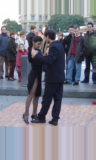
#> input picture 实验3-图像处理/pedestrian/INRIADATA/normalized_images/train/pos/crop001005c.png, 96 x 160 px, found by its file name; its folder holds 4 pictures in this run
$ python main3.2.py
#> lines starting #> are read from the running program, lines starting #| are printed output that depends on the picture; pictures that were not available may be replaced by others from this repository, and a replacement may not be noted
import cv2
import os
import numpy as np
import os.path as osp
from skimage import io
import random
from sklearn import metrics
from sklearn.svm import SVC
import matplotlib.pyplot as plt
import joblib

#对数据进行处理，提取正负样本的Hog特征
#计算传入图像的HOG特征


def hog_descriptor(image):
    if (image.max()-image.min()) != 0:
        image = (image - image.min()) / (image.max() - image.min())
        image *= 255
        image = image.astype(np.uint8)
    hog = cv2.HOGDescriptor((64, 128), (16, 16), (8, 8), (8, 8), 9)
    hog_feature = hog.compute(image)

    return hog_feature


#导入图像
poslist = os.listdir('D:/chenxi/files2/pedestrian/INRIADATA/normalized_images/train/pos')
neglist = os.listdir('D:/chenxi/files2/pedestrian/INRIADATA/normalized_images/train/neg')
testlist = os.listdir('D:/chenxi/files2/pedestrian/INRIADATA/normalized_images/test/pos')
testnlist = os.listdir('D:/chenxi/files2/pedestrian/INRIADATA/original_images/test/neg')
#获得正样本和负样本的HOG特征，并标记

hog_list = []
label_list = []
print("正样本图像有"+str(len(poslist)))
print("负样本原始图像有"+str(len(neglist))+"，每个原始图像提供十个负样本")
for i in range(len(poslist)):
    posimg = io.imread(osp.join('D:/chenxi/files2/pedestrian/INRIADATA/normalized_images/train/pos',poslist[i]))
#> posimg is the input picture: shape (160, 96, 4); mean R, G, B, A 127.9, 127.8, 138.2, 255
    posimg = cv2.cvtColor(posimg,cv2.COLOR_RGBA2BGR)
#> posimg: shape (160, 96, 3)
    #所用图像已经经过标准化
    posimg = cv2.resize(posimg, (64, 128), interpolation=cv2.INTER_NEAREST)
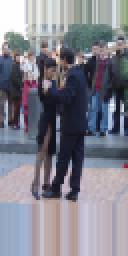
#> posimg: shape (128, 64, 3) (shown 2 times larger); mean B, G, R 138.4, 128, 128
    pos_hog = hog_descriptor(posimg)
#> in hog_descriptor, `image = (image - image.min()) / (image.max() - image.min())`:
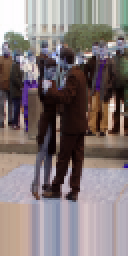
#> image: shape (128, 64, 3) float64 (shown 2 times larger); mean of channels 0, 1, 2 0.514, 0.471, 0.471; drawn as R, G, B
#> in hog_descriptor, `hog_feature = hog.compute(image)`: hog_feature = 3780 values, max 0.461 at index 18, min 0 at index 3, mean 0.127
#> pos_hog has the same summary as hog_feature in hog_descriptor
    hog_list.append(pos_hog)
    label_list.append(1)
#> pass 2 of the loop `for i in range(len(poslist)):`:
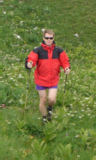
#> input picture 实验3-图像处理/pedestrian/INRIADATA/normalized_images/train/pos/crop001029b.png, 96 x 160 px, found by its file name
#> posimg is the input picture: shape (160, 96, 4); mean R, G, B, A 112.6, 119, 62.2, 255
#> `posimg = cv2.resize(posimg, (64, 128), interpolation=cv2.INTER_NEAREST)`:
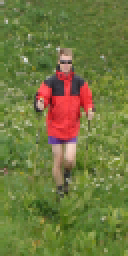
#> posimg: shape (128, 64, 3) (shown 2 times larger); mean B, G, R 62.3, 119, 112.5
#> in hog_descriptor (call 2), `image = (image - image.min()) / (image.max() - image.min())`:
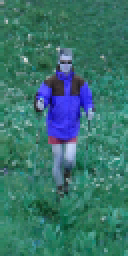
#> image: shape (128, 64, 3) float64 (shown 2 times larger); mean of channels 0, 1, 2 0.223, 0.452, 0.426; drawn as R, G, B
#> hog_feature = 3780 values, max 0.294 at index 1800, min 0.0171 at index 1909, mean 0.157
#> pos_hog has the same summary as hog_feature in hog_descriptor
#> pass 3 of the loop `for i in range(len(poslist)):`:
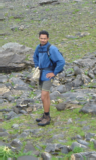
#> input picture 实验3-图像处理/pedestrian/INRIADATA/normalized_images/train/pos/crop001034b.png, 96 x 160 px, found by its file name
#> posimg is the input picture: shape (160, 96, 4); mean R, G, B, A 135, 142.5, 127.3, 255
#> `posimg = cv2.resize(posimg, (64, 128), interpolation=cv2.INTER_NEAREST)`:
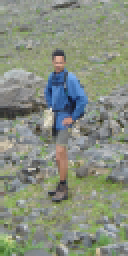
#> posimg: shape (128, 64, 3) (shown 2 times larger); mean B, G, R 127.1, 142.4, 134.8
#> in hog_descriptor (call 3), `image = (image - image.min()) / (image.max() - image.min())`:
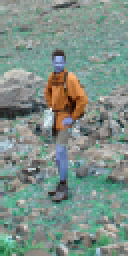
#> image: shape (128, 64, 3) float64 (shown 2 times larger); mean of channels 0, 1, 2 0.496, 0.565, 0.531; drawn as R, G, B
#> hog_feature = 3780 values, max 0.28 at index 220, min 0.00879 at index 2316, mean 0.157
#> pos_hog has the same summary as hog_feature in hog_descriptor
#> the loop made 4 passes; the first 3 are shown
for i in range(len(neglist)):
    negimg = io.imread(osp.join('D:/chenxi/files2/pedestrian/INRIADATA/normalized_images/train/neg',neglist[i]))
    negimg = cv2.cvtColor(negimg, cv2.COLOR_RGBA2BGR)

    #在每张negimg图像中截取10张标准大小的图片作为负样本
    for j in range(10):
        y = int(random.random() * (negimg.shape[0] - 128))
        x = int(random.random() * (negimg.shape[1] - 64))
        negimgs = negimg[y:y + 128, x:x + 64]
        negimgs = cv2.resize(negimgs, (64, 128), interpolation=cv2.INTER_NEAREST)
        neg_hog = hog_descriptor(negimgs)
        hog_list.append(neg_hog)
        label_list.append(0)
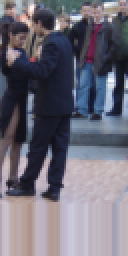
#> negimgs: shape (128, 64, 3) (shown 2 times larger); mean B, G, R 119.4, 107, 109.3
print(type(hog_list[10]))
print(type(hog_list[-10]))
hog_list = np.float32(hog_list)
label_list = np.int32(label_list).reshape(len(label_list),1)

#训练SVM，并在Test上测试
clf = SVC(C=1.0, gamma='auto', kernel='rbf', probability=True)
clf.fit(hog_list.squeeze(), label_list.squeeze())
joblib.dump(clf, "D:/chenxi/files2/namodel/trained_svm.m")


#提取训练集样本和标签
test_hog = []
test_label = []
for i in range(len(testlist)):
    testimg = io.imread(osp.join('D:/chenxi/files2/pedestrian/INRIADATA/normalized_images/test/pos', testlist[i]))
    testimg = cv2.cvtColor(testimg, cv2.COLOR_RGBA2BGR)
    testimg = cv2.resize(testimg, (64, 128), interpolation=cv2.INTER_NEAREST)
    testhog = hog_descriptor(testimg)
#> testhog = 3780 values, max 0.461 at index 18, min 0 at index 3, mean 0.127
    test_hog.append(testhog)
    test_label.append(1)
#> pass 2 of the loop `for i in range(len(testlist)):`:
#> testhog = 3780 values, max 0.294 at index 1800, min 0.0171 at index 1909, mean 0.157
#> pass 3 of the loop `for i in range(len(testlist)):`:
#> testhog has the same summary as hog_feature in hog_descriptor
#> the loop made 4 passes; the first 3 are shown

for i in range(len(testnlist)):
    testnegimg = io.imread(osp.join('D:/chenxi/files2/pedestrian/INRIADATA/original_images/test/neg',testnlist[i]))
    testnegimg = cv2.cvtColor(testnegimg, cv2.COLOR_RGBA2BGR)

    #在每张negimg图像中截取10张标准大小的图片作为负样本
    for j in range(10):
        y = int(random.random() * (testnegimg.shape[0] - 128))
        x = int(random.random() * (testnegimg.shape[1] - 64))
        testnegimgs = testnegimg[y:y + 128, x:x + 64]
        testnegimgs = cv2.resize(testnegimgs, (64, 128), interpolation=cv2.INTER_NEAREST)
        testneg_hog = hog_descriptor(testnegimgs)
        test_hog.append(testneg_hog)
        test_label.append(0)
#> this loop made 10 passes
#> pass 1, `testnegimgs = testnegimg[y:y + 128, x:x + 64]`:
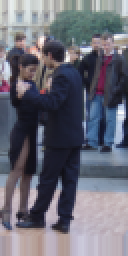
#> testnegimgs: shape (128, 64, 3) (shown 2 times larger); mean B, G, R 117.3, 105.8, 105.4
#> pass 1, in hog_descriptor (call 19), `image = (image - image.min()) / (image.max() - image.min())`:
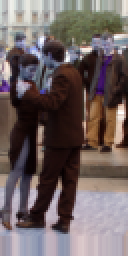
#> image: shape (128, 64, 3) float64 (shown 2 times larger); mean of channels 0, 1, 2 0.434, 0.385, 0.383; drawn as R, G, B
#> after the loop:
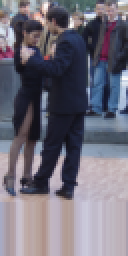
#> testnegimgs: shape (128, 64, 3) (shown 2 times larger); mean B, G, R 121.3, 108.6, 111.7
test_hog = np.float32(test_hog)
test_label = np.int32(test_label).reshape(len(test_label),1)
#可以导入训练后的SVM
clf = joblib.load("D:/chenxi/files2/namodel/trained_svm.m")


#对训练集进行预测并绘制PR、ROC曲线计算AUC值
prob = clf.predict_proba(test_hog.squeeze())[:, 1]

precision, recall, thresholds_1 = metrics.precision_recall_curve(test_label.squeeze(), prob)

plt.figure(figsize=(20, 20), dpi=100)
plt.plot(precision, recall, c='red')
plt.scatter(precision, recall, c='blue')
plt.xlabel("precision", fontdict={'size': 16})
plt.ylabel("recall", fontdict={'size': 16})
plt.title("PR_curve", fontdict={'size': 20})
plt.savefig('D:/chenxi/files2/namodel/savefig/PR.png',dpi=300)
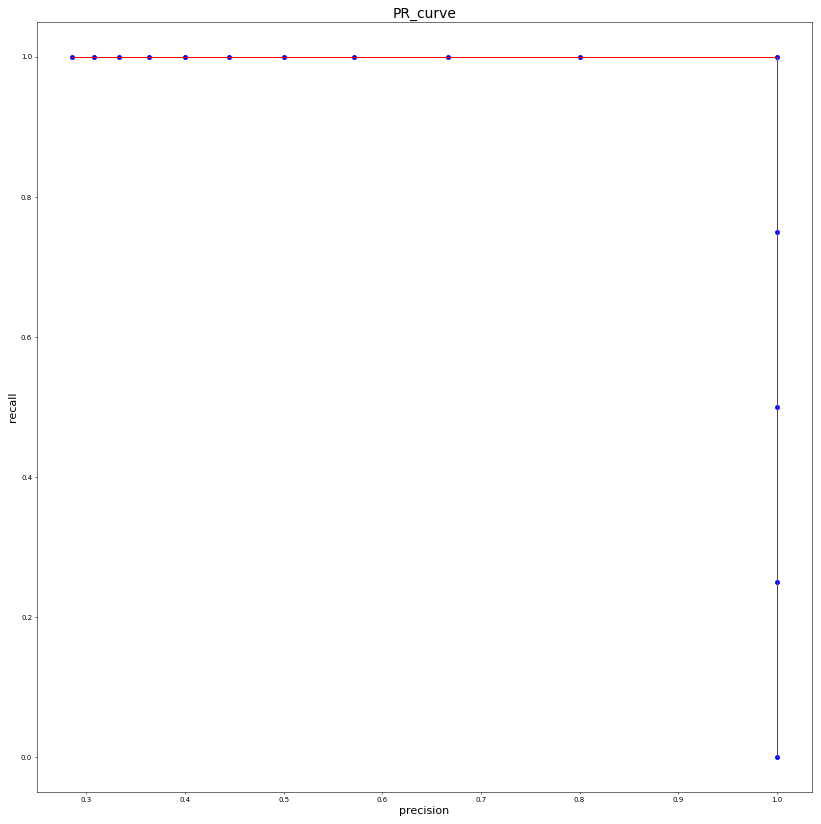
#> figure drawn by matplotlib, 1 panel
Ap=metrics.average_precision_score(test_label.squeeze(), prob)

fpr, tpr, thresholds_2 = metrics.roc_curve(test_label.squeeze(), prob, pos_label=1)

plt.figure(figsize=(20, 20), dpi=100)
plt.plot(fpr, tpr, c='red')
plt.scatter(fpr, tpr, c='blue')
plt.xlabel("FPR", fontdict={'size': 16})
plt.ylabel("TPR", fontdict={'size': 16})
plt.title("ROC_curve", fontdict={'size': 20})
plt.savefig('D:/chenxi/files2/namodel/savefig/ROC.png', dpi=300)

AUC=metrics.roc_auc_score(test_label.squeeze(), prob)
print(AUC)
print(Ap)
